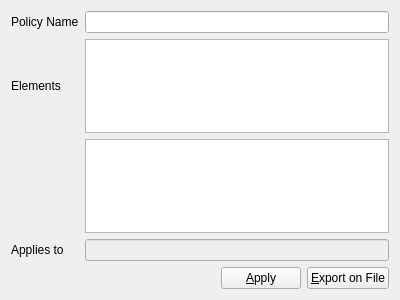
<?xml version="1.0" encoding="UTF-8"?>
<ui version="4.0">
 <class>SinglePolicySheetDoubleExt</class>
 <widget class="QWidget" name="SinglePolicySheetDoubleExt">
  <property name="geometry">
   <rect>
    <x>0</x>
    <y>0</y>
    <width>400</width>
    <height>300</height>
   </rect>
  </property>
  <property name="windowTitle">
   <string>Form</string>
  </property>
  <layout class="QGridLayout" name="gridLayout">
   <item row="0" column="0">
    <widget class="QLabel" name="label_policy_name">
     <property name="text">
      <string>Policy Name</string>
     </property>
    </widget>
   </item>
   <item row="0" column="1" colspan="4">
    <widget class="QLineEdit" name="lineEdit_policy_name"/>
   </item>
   <item row="1" column="0">
    <widget class="QLabel" name="label_elements">
     <property name="text">
      <string>Elements</string>
     </property>
    </widget>
   </item>
   <item row="4" column="4">
    <widget class="QPushButton" name="pushButton_exportfile">
     <property name="text">
      <string>&amp;Export on File</string>
     </property>
    </widget>
   </item>
   <item row="3" column="1" colspan="4">
    <widget class="QLineEdit" name="lineEdit_appliesto">
     <property name="enabled">
      <bool>false</bool>
     </property>
    </widget>
   </item>
   <item row="1" column="1" colspan="4">
    <widget class="QTextEdit" name="textEdit_ext1"/>
   </item>
   <item row="2" column="1" colspan="4">
    <widget class="QTextEdit" name="textEdit_ext2"/>
   </item>
   <item row="3" column="0">
    <widget class="QLabel" name="label_appliesto">
     <property name="text">
      <string>Applies to</string>
     </property>
    </widget>
   </item>
   <item row="4" column="3">
    <widget class="QPushButton" name="pushButton_apply">
     <property name="text">
      <string>&amp;Apply</string>
     </property>
    </widget>
   </item>
   <item row="4" column="0" colspan="3">
    <spacer name="horizontalSpacer">
     <property name="orientation">
      <enum>Qt::Horizontal</enum>
     </property>
     <property name="sizeHint" stdset="0">
      <size>
       <width>165</width>
       <height>20</height>
      </size>
     </property>
    </spacer>
   </item>
  </layout>
 </widget>
 <tabstops>
  <tabstop>lineEdit_policy_name</tabstop>
  <tabstop>textEdit_ext1</tabstop>
  <tabstop>textEdit_ext2</tabstop>
  <tabstop>lineEdit_appliesto</tabstop>
  <tabstop>pushButton_apply</tabstop>
  <tabstop>pushButton_exportfile</tabstop>
 </tabstops>
 <resources/>
 <connections/>
</ui>
